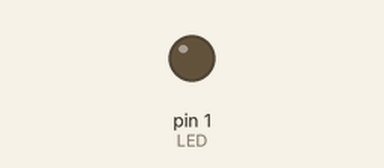
Simulated run of this sketch. Board: Arduino Uno, built with avr-gcc and run on an emulated ATmega328P. Shown: output pins drawn as LEDs (lit = HIGH).

Above: at 0.6 s.
At 2.5 s:
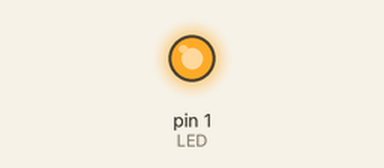
Timing chart, 0 to 6.6 s (numbered marks = the images above):
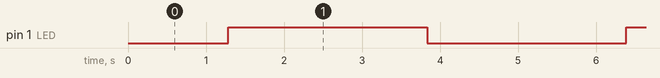

The sketch:

Controle-brilho-de-LED-pwm.ino
```cpp
/*
  Franzininho
  Exemplo: Controle Brilho de LED - PWM

  Esse exemplo exibe como controlar a intensidade de brilho de um LED usando PWM

*/

const int LED = 1; //pino para o LED
int i = 0;        //utilizaremos essa variável para contagem auxiliar

void setup() {
 pinMode(LED,OUTPUT); //configura o pino do LED como uma saída
}

void loop() {
  //faz um loop de 0 a 255 (acende gradualmente)
  for (i = 0; i<255; i++) {
    analogWrite (LED, i);  // define o brilho do LED
    delay (10); //espere 10ms, pois analogwrite é um instantâneo e não veríamos nenhuma alteração
  }

  //faz um loop de 255 a 1 (apaga gradualmente)

  for (i = 255; i > 0; i--) {
   analogWrite(LED, i); //define o brilho do LED
   delay(10);          //aguarda 10ms
  }
}
```

Measured:
- by itself, pin 1 (LED): alternates HIGH for 2.6 s and LOW for 2.6 s
